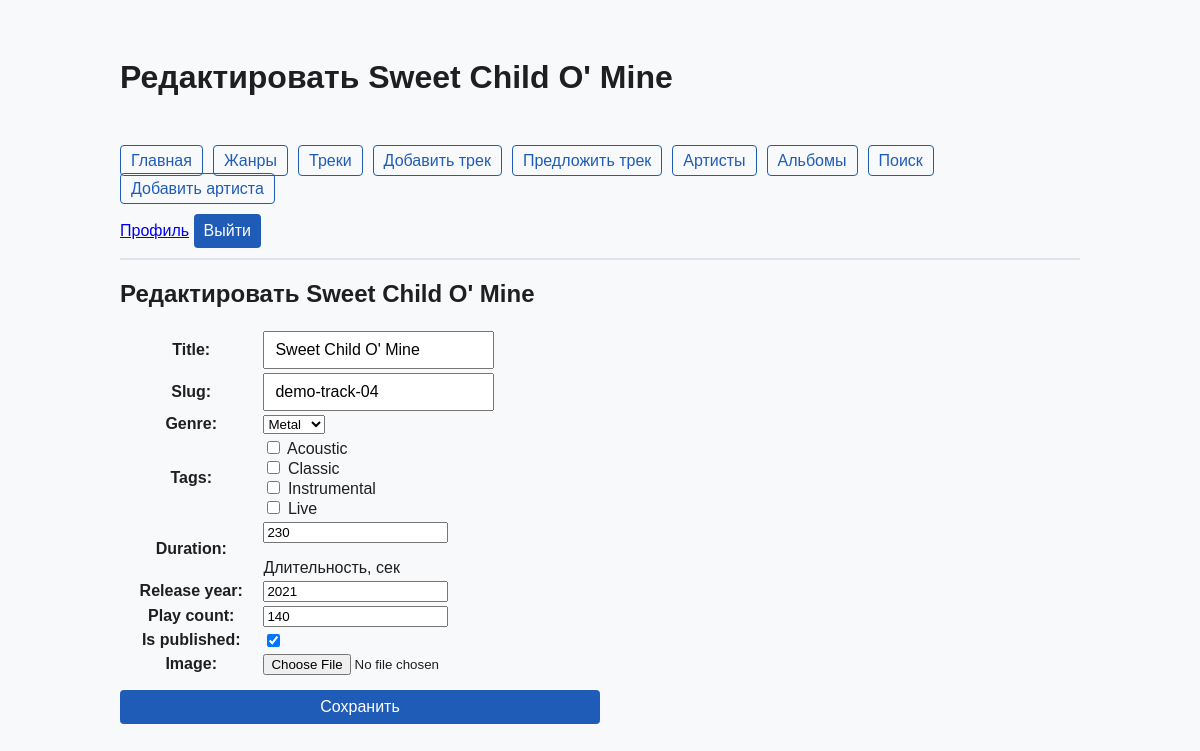
Screenshot of /tracks/demo-track-04/edit/ (signed in) with the database file from the repository.
### music/models.py (models this page shows, shortened)
class Track(models.Model):
    title = models.CharField(max_length=150)
    slug = models.SlugField(max_length=160, unique=True)
    duration = models.PositiveIntegerField(help_text='Длительность, сек')
    release_year = models.PositiveSmallIntegerField()
    play_count = models.PositiveIntegerField(default=0)
    is_published = models.BooleanField(default=True)
    genre = models.ForeignKey(Genre, on_delete=models.CASCADE, related_name='tracks')
    tags = models.ManyToManyField(Tag, related_name='tracks', blank=True)
    image = models.ImageField(upload_to=track_image_upload_to, blank=True, null=True)
    author = models.ForeignKey(
        settings.AUTH_USER_MODEL,
        on_delete=models.SET_NULL,
        null=True,
        blank=True,
        related_name='tracks',
        verbose_name='автор',
    )
    class Meta:
        ordering = ['-release_year', 'title']
        verbose_name = 'трек'
        verbose_name_plural = 'треки'
        permissions = [
            ('can_publish_track', 'Can publish track'),
        ]

### music/views.py (the view, shortened to what this page needs)
# urls.py: path('tracks/<slug:slug>/edit/', views.TrackUpdateView.as_view(), name='track_update'),
class TrackUpdateView(LoginRequiredMixin, PermissionRequiredMixin, MusicMenuMixin, UpdateView):
    template_name = 'music/track_form.html'
    form_class = TrackForm
    model = Track
    slug_field = 'slug'
    slug_url_kwarg = 'slug'
    success_url = reverse_lazy('tracks_list')
    page_title = 'Редактировать трек'
    permission_required = 'music.change_track'
    def get_queryset(self):
        base_qs = super().get_queryset()
        user = self.request.user
        if user.is_staff or user.is_superuser:
            return base_qs
        return base_qs.filter(author=user)
    def get_context_data(self, **kwargs):
        context = super().get_context_data(**kwargs)
        context['title'] = f'Редактировать {self.object.title}'
        return context

### music/forms.py (shortened to what this page needs)
class TrackForm(forms.ModelForm):
    class Meta:
        model = Track
        fields = [
            'title',
            'slug',
            'genre',
            'tags',
            'duration',
            'release_year',
            'play_count',
            'is_published',
            'image',
        ]
        widgets = {
            'tags': forms.CheckboxSelectMultiple,
        }

### music/models.py (called while the page is built)
    def __str__(self):
        return self.name

    def __str__(self):
        return self.name

### music/views.py (called while the page is built)
    def get_page_title(self):
        return getattr(self, 'page_title', '')

    def get_menu(self):
        return MENU

    def get_context_data(self, **kwargs):
        context = super().get_context_data(**kwargs)
        context.setdefault('menu', self.get_menu())
        if 'title' not in context:
            context['title'] = self.get_page_title()
        return context

### music/templates/music/track_form.html (shortened to what this page needs)
﻿{% extends 'base.html' %}
{% block content %}
<h2>{{ title }}</h2>
<form method="post" enctype="multipart/form-data">
    <table>
        {% for field in form %}
            <tr>
                <th>{{ field.label_tag }}</th>
                <td>
                    {{ field }}
                    {% if field.help_text %}
                        <p class="help">{{ field.help_text }}</p>
                    {% endif %}
                </td>
            </tr>
        {% endfor %}
    </table>
    <button type="submit">Сохранить</button>
</form>
{% endblock %}

### static/music/css/style.css (style rules this page uses)
form { display: grid; gap: 12px; max-width: 480px; }
input[type="text"], input[type="search"], button { padding: 8px 10px; font-size: 1rem; }
button { background-color: #1f5cb8; color: #fff; border: none; border-radius: 4px; cursor: pointer; }

### rows the page displays
Track: form "Sweet Child O' Mine" "demo-track-04" "Metal" "230" "2021" "140" "☑"

### other values shown
{{ title|default:"Музыкальный каталог" }} "Редактировать Sweet Child O' Mine"
{{ item.title }} "Главная" "Жанры" "Треки" "Добавить трек" "Предложить трек" "Артисты" "Альбомы" "Поиск" "Добавить артиста"
{{ title }} "Редактировать Sweet Child O' Mine"
{{ field.label_tag }} "Title:" "Slug:" "Genre:" "Tags:" "Duration:" "Release year:" "Play count:" "Is published:" "Image:"
{{ field.help_text }} "Длительность, сек"
